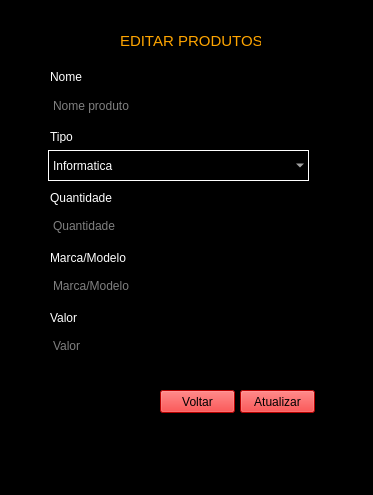
<?xml version="1.0" encoding="UTF-8"?>
<ui version="4.0">
 <class>MainWindow</class>
 <widget class="QMainWindow" name="MainWindow">
  <property name="geometry">
   <rect>
    <x>0</x>
    <y>0</y>
    <width>373</width>
    <height>495</height>
   </rect>
  </property>
  <property name="windowTitle">
   <string>MainWindow</string>
  </property>
  <property name="styleSheet">
   <string notr="true">background-color:black</string>
  </property>
  <widget class="QWidget" name="centralwidget">
   <widget class="QLabel" name="label">
    <property name="geometry">
     <rect>
      <x>120</x>
      <y>10</y>
      <width>141</width>
      <height>61</height>
     </rect>
    </property>
    <property name="styleSheet">
     <string notr="true">color:orange;
font-size:15px;
background-color:none;</string>
    </property>
    <property name="text">
     <string>EDITAR PRODUTOS</string>
    </property>
   </widget>
   <widget class="QLineEdit" name="lineEdit">
    <property name="geometry">
     <rect>
      <x>50</x>
      <y>90</y>
      <width>261</width>
      <height>31</height>
     </rect>
    </property>
    <property name="mouseTracking">
     <bool>true</bool>
    </property>
    <property name="styleSheet">
     <string notr="true">color:white;
</string>
    </property>
    <property name="dragEnabled">
     <bool>false</bool>
    </property>
    <property name="readOnly">
     <bool>false</bool>
    </property>
    <property name="placeholderText">
     <string comment="fdfdf" extracomment="dfdfdfd">Nome produto</string>
    </property>
    <property name="clearButtonEnabled">
     <bool>false</bool>
    </property>
   </widget>
   <widget class="QLineEdit" name="lineEdit_3">
    <property name="geometry">
     <rect>
      <x>50</x>
      <y>210</y>
      <width>261</width>
      <height>31</height>
     </rect>
    </property>
    <property name="styleSheet">
     <string notr="true">color:white;
</string>
    </property>
    <property name="placeholderText">
     <string>Quantidade</string>
    </property>
   </widget>
   <widget class="QLineEdit" name="lineEdit_4">
    <property name="geometry">
     <rect>
      <x>50</x>
      <y>270</y>
      <width>261</width>
      <height>31</height>
     </rect>
    </property>
    <property name="styleSheet">
     <string notr="true">color:white;
</string>
    </property>
    <property name="placeholderText">
     <string>Marca/Modelo</string>
    </property>
   </widget>
   <widget class="QLineEdit" name="lineEdit_5">
    <property name="geometry">
     <rect>
      <x>50</x>
      <y>330</y>
      <width>261</width>
      <height>31</height>
     </rect>
    </property>
    <property name="styleSheet">
     <string notr="true">color:white;
</string>
    </property>
    <property name="placeholderText">
     <string>Valor</string>
    </property>
   </widget>
   <widget class="QPushButton" name="pushButton">
    <property name="geometry">
     <rect>
      <x>240</x>
      <y>390</y>
      <width>75</width>
      <height>23</height>
     </rect>
    </property>
    <property name="styleSheet">
     <string notr="true">background-color: rgb(255, 0, 0);</string>
    </property>
    <property name="text">
     <string>Atualizar</string>
    </property>
   </widget>
   <widget class="QPushButton" name="pushButton_2">
    <property name="geometry">
     <rect>
      <x>160</x>
      <y>390</y>
      <width>75</width>
      <height>23</height>
     </rect>
    </property>
    <property name="styleSheet">
     <string notr="true">background-color: rgb(255, 0, 0);</string>
    </property>
    <property name="text">
     <string>Voltar</string>
    </property>
   </widget>
   <widget class="QLabel" name="label_2">
    <property name="geometry">
     <rect>
      <x>50</x>
      <y>70</y>
      <width>47</width>
      <height>13</height>
     </rect>
    </property>
    <property name="styleSheet">
     <string notr="true">color:white;background-color:none</string>
    </property>
    <property name="text">
     <string>Nome</string>
    </property>
   </widget>
   <widget class="QLabel" name="label_3">
    <property name="geometry">
     <rect>
      <x>50</x>
      <y>130</y>
      <width>47</width>
      <height>13</height>
     </rect>
    </property>
    <property name="styleSheet">
     <string notr="true">color:white;background-color:none</string>
    </property>
    <property name="text">
     <string>Tipo</string>
    </property>
   </widget>
   <widget class="QLabel" name="label_4">
    <property name="geometry">
     <rect>
      <x>50</x>
      <y>190</y>
      <width>71</width>
      <height>16</height>
     </rect>
    </property>
    <property name="styleSheet">
     <string notr="true">color:white;background-color:none</string>
    </property>
    <property name="text">
     <string>Quantidade</string>
    </property>
   </widget>
   <widget class="QLabel" name="label_5">
    <property name="geometry">
     <rect>
      <x>50</x>
      <y>250</y>
      <width>91</width>
      <height>16</height>
     </rect>
    </property>
    <property name="styleSheet">
     <string notr="true">color:white;background-color:none</string>
    </property>
    <property name="text">
     <string>Marca/Modelo</string>
    </property>
   </widget>
   <widget class="QLabel" name="label_6">
    <property name="geometry">
     <rect>
      <x>50</x>
      <y>310</y>
      <width>61</width>
      <height>16</height>
     </rect>
    </property>
    <property name="styleSheet">
     <string notr="true">color:white;background-color:none</string>
    </property>
    <property name="text">
     <string>Valor</string>
    </property>
   </widget>
   <widget class="QComboBox" name="comboBox">
    <property name="geometry">
     <rect>
      <x>48</x>
      <y>150</y>
      <width>261</width>
      <height>31</height>
     </rect>
    </property>
    <property name="styleSheet">
     <string notr="true">border:1px solid white;color:white</string>
    </property>
    <item>
     <property name="text">
      <string>Informatica</string>
     </property>
    </item>
    <item>
     <property name="text">
      <string>Equipamentos</string>
     </property>
    </item>
    <item>
     <property name="text">
      <string>Outros</string>
     </property>
    </item>
   </widget>
  </widget>
  <widget class="QMenuBar" name="menubar">
   <property name="geometry">
    <rect>
     <x>0</x>
     <y>0</y>
     <width>373</width>
     <height>21</height>
    </rect>
   </property>
  </widget>
  <widget class="QStatusBar" name="statusbar"/>
 </widget>
 <resources/>
 <connections/>
</ui>
